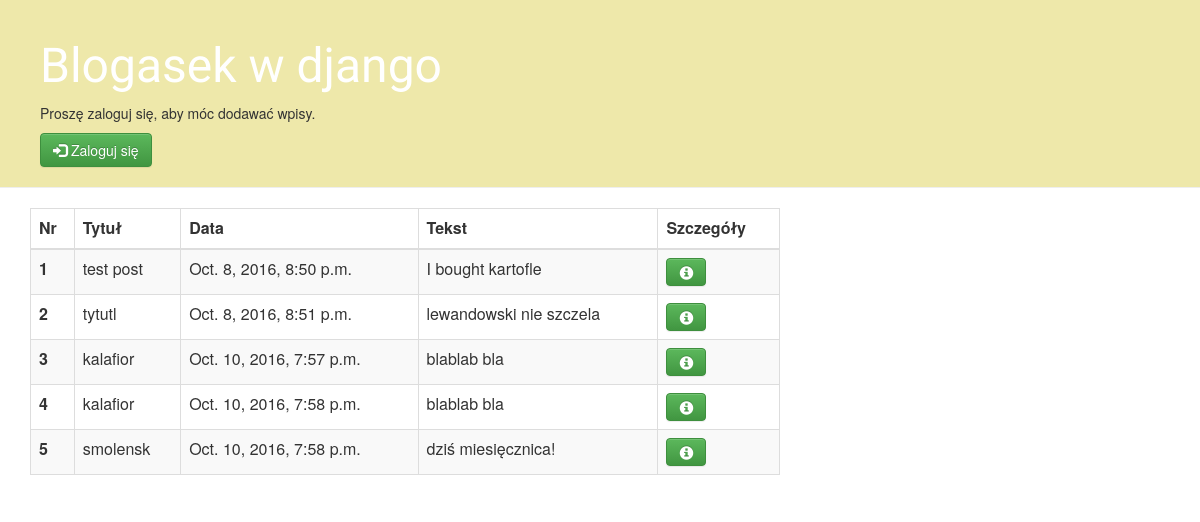
The page /blogasek/ on the database as committed earlier.
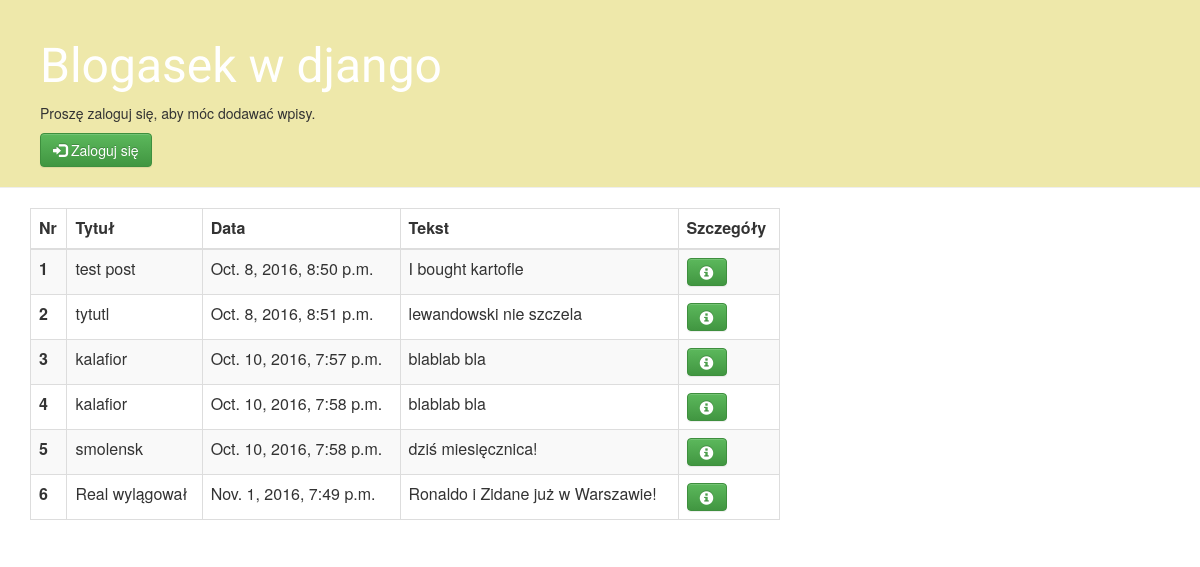
The same page on the database as committed later.
### blogasek/models.py (models this page shows, shortened)
class Post(models.Model):
    author = models.ForeignKey('auth.User')
    title = models.CharField(max_length=200)
    text = models.TextField()
    created_date = models.DateTimeField(
            default=timezone.now)
    published_date = models.DateTimeField(
            blank=True, null=True)

### blogasek/views.py (the view)
def post_list(request):
    posty = Post.objects.filter(published_date__lte=timezone.now()).order_by('published_date')
    return render(request, 'blogasek/post_list.html', {'posts':posty})

### blogasek/templates/blogasek/post_list.html (shortened to what this page needs)
{% extends 'blogasek/base.html' %}
{% block content %}
<table class="table table-bordered table-striped">
  <thead class="thead-default">
    <tr>
      <th>Nr</th>
      <th>Tytuł</th>
      <th>Data</th>
      <th>Tekst</th>
      <th>Szczegóły</th>
    </tr>
  </thead>
  <tbody>
    {% for post in posts %}
    <tr>
      <th scope="row">{{ forloop.counter }}</th>
      <td>{{ post.title }}</td>
      <td>{{ post.published_date }}</td>
      <td>{{ post.text }}</td>
      <td><a href="{% url 'post_detail' pk=post.pk %}" class="btn btn-success"><span class="glyphicon glyphicon-info-sign"></span> </a></td>
    </tr>
    {% endfor %}
  </tbody>
</table>
{% endblock content %}

Rows that differ between the two databases and show on the page:
added Post: title "Real wylągował", published_date "Nov. 1, 2016, 7:49 p.m.", text "Ronaldo i Zidane już w Warszawie!"
